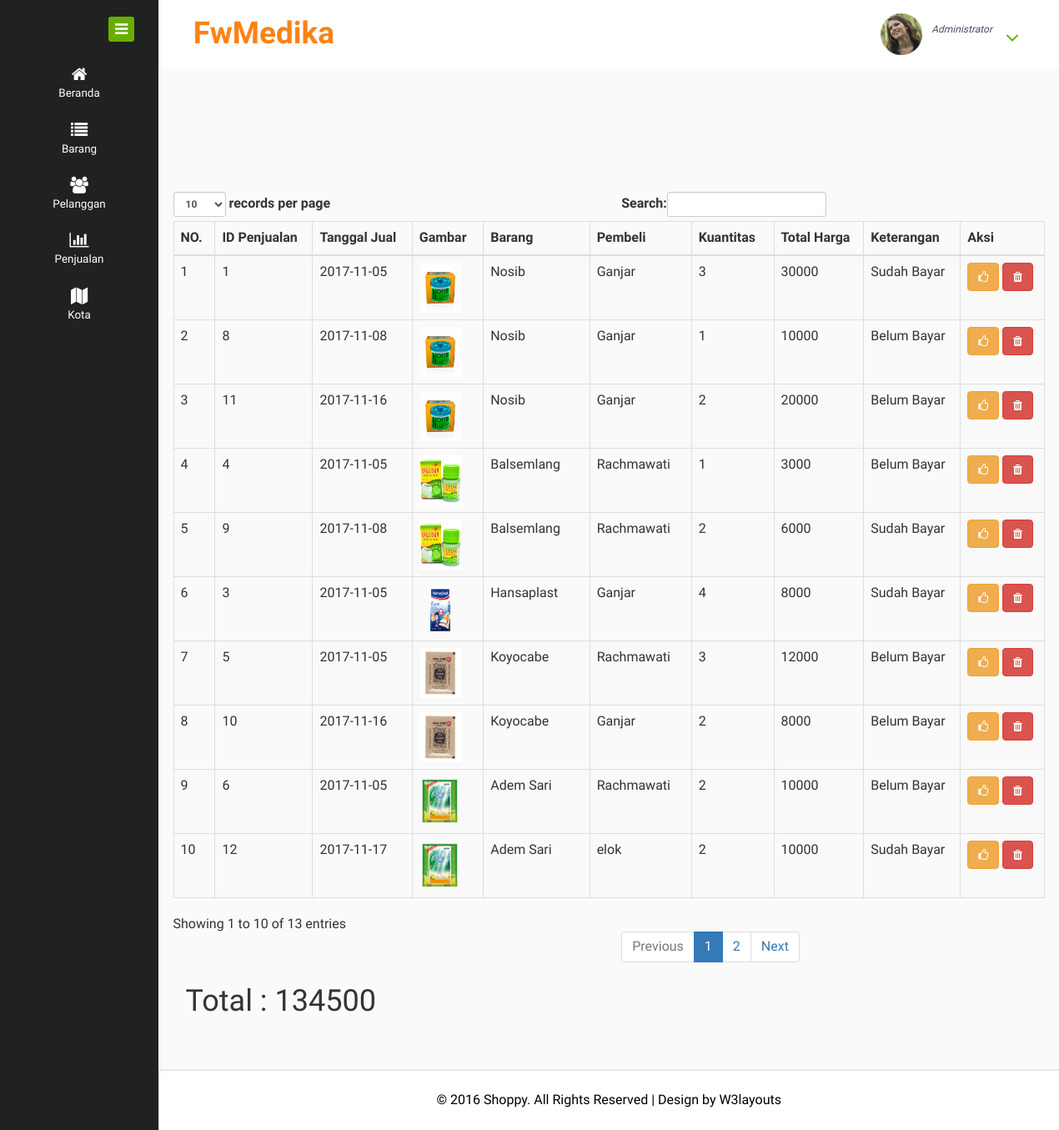
/index.php/penjualan, run on the app's committed database.
### tables this page shows
CREATE TABLE `penjualan` (
  `id_penjualan` int(20) NOT NULL,
  `id` int(11) NOT NULL,
  `email_pelanggan` varchar(255) NOT NULL,
  `jumlah_beli` int(20) NOT NULL,
  `totalHarga` int(20) NOT NULL,
  `tanggal_jual` date NOT NULL,
  `ket` varchar(255) NOT NULL
);

CREATE TABLE `barang` (
  `id` int(11) NOT NULL,
  `nama_barang` varchar(255) NOT NULL,
  `deskripsi_barang` varchar(255) NOT NULL,
  `harga` float NOT NULL,
  `stok_barang` int(255) NOT NULL,
  `gambar` varchar(255) NOT NULL
);

CREATE TABLE `pelanggan` (
  `email_pelanggan` varchar(255) NOT NULL,
  `namaD_pelanggan` varchar(255) NOT NULL,
  `namaB_pelanggan` varchar(255) NOT NULL,
  `pass_pelanggan` varchar(255) NOT NULL,
  `alamat_pelanggan` varchar(255) NOT NULL,
  `id_kota` int(11) NOT NULL
);

### application/controllers/Penjualan.php (called while the page is built, shortened)
<?php
class Penjualan extends CI_Controller
{
	function __construct(){
		$this->load->model('Queryeksekusi');
	}
	function index(){
		$data['data_penjualan']=$this->Queryeksekusi->SelectPenjualan();
		$this->load->view('HalamanAdmin/Penjualan/penjualan_list_admin',$data);
	}
}
?>

### index.php (called while the page is built, shortened)
<?php
require_once BASEPATH.'core/CodeIgniter.php';

### application/models/Queryeksekusi.php (called while the page is built, shortened)
<?php
class Queryeksekusi extends CI_Model
{
	public $table_penjualan		= 'penjualan';
	function SelectPenjualan(){
		$this->db->distinct();
 		$this->db->select('p.id_penjualan, p.tanggal_jual, b.gambar, b.nama_barang, pe.namaD_pelanggan,p.jumlah_beli, p.totalHarga, p.ket');
 		$this->db->from('penjualan p');
 		$this->db->join('barang b', 'b.id = p.id');
 		$this->db->join('pelanggan pe', 'pe.email_pelanggan = p.email_pelanggan');
 		return $this->db->get($this->table_penjualan)->result();
	}
}
?>

### application/views/HalamanAdmin/Penjualan/penjualan_list_admin.php (the view, shortened to what this page needs)
<!DOCTYPE HTML>
<html>
<head>
</head>
<body>
	<div class="page-container">
		<div class="left-content">
			<div class="mother-grid-inner">
				<div class="inner-block">
					<div class="row">
						<div class="col-md-12 text-right">
						</div>
					</div>
					<div class="row">
						<table id="example" class="table table-striped table-bordered">
							<thead>
								<tr>
									<th>NO.</th>
									<th>ID Penjualan</th>
									<th>Tanggal Jual</th>
									<th>Gambar</th>
									<th>Barang</th>
									<th>Pembeli</th>
									<th>Kuantitas</th>
									<th>Total Harga</th>
									<th>Keterangan</th>
									<th>Aksi</th>
								</tr>
							</thead>
							<tbody>
								<?php foreach ($data_penjualan as $key => $row) { ?>
								<tr>
									<td><?php echo $key+1;?></td>
									<td><?php echo $row->id_penjualan;?></td>
									<td><?php echo $row->tanggal_jual; ?></td>
									<td><img height="60" width="50" title=" " alt=" " src="<?php echo base_url()."assets/images/".$row->gambar;?>" /></td>
									<td><?php echo $row->nama_barang; ?></td>
									<td><?php echo $row->namaD_pelanggan; ?></td>
									<td><?php echo $row->jumlah_beli; ?></td>
									<td><?php echo $row->totalHarga;?></td>
									<td><?php echo $row->ket;?></td>
									<td>
										<?php
										echo anchor(site_url('Penjualan/updateKet/'.$row->id_penjualan), '<i class ="fa fa-thumbs-o-up"></i>', 'class="btn btn-warning"');
										?>
										<?php
										echo anchor(site_url('Penjualan/deletePenjualan/'.$row->id_penjualan), '<i class ="fa fa-trash"></i>', 'class="btn btn-danger"');
										?>
									</td>
								</tr>
								<?php } ?>
							</tbody>
						</table>
					</div>
					<?php
					$keuntungan = 0;
					foreach ($data_penjualan as $key => $row) {
						$keuntungan += $row->totalHarga;
					}
					?>
					<h1>Total : <?php echo "$keuntungan</h1>" ?>
				</div>
			</div>
		</div>
	</div>
</body>
</html>

### data on the page
penjualan: id_penjualan "1", tanggal_jual "2017-11-05", id.gambar (picture), id.nama_barang "Nosib", email_pelanggan.namaD_pelanggan "Ganjar", jumlah_beli "3", totalHarga "30000", ket "Sudah Bayar"
penjualan: id_penjualan "8", tanggal_jual "2017-11-08", id.gambar (picture), id.nama_barang "Nosib", email_pelanggan.namaD_pelanggan "Ganjar", jumlah_beli "1", totalHarga "10000", ket "Belum Bayar"
penjualan: id_penjualan "11", tanggal_jual "2017-11-16", id.gambar (picture), id.nama_barang "Nosib", email_pelanggan.namaD_pelanggan "Ganjar", jumlah_beli "2", totalHarga "20000", ket "Belum Bayar"
penjualan: id_penjualan "4", tanggal_jual "2017-11-05", id.gambar (picture), id.nama_barang "Balsemlang", email_pelanggan.namaD_pelanggan "Rachmawati", jumlah_beli "1", totalHarga "3000", ket "Belum Bayar"
penjualan: id_penjualan "9", tanggal_jual "2017-11-08", id.gambar (picture), id.nama_barang "Balsemlang", email_pelanggan.namaD_pelanggan "Rachmawati", jumlah_beli "2", totalHarga "6000", ket "Sudah Bayar"
penjualan: id_penjualan "3", tanggal_jual "2017-11-05", id.gambar (picture), id.nama_barang "Hansaplast", email_pelanggan.namaD_pelanggan "Ganjar", jumlah_beli "4", totalHarga "8000", ket "Sudah Bayar"
penjualan: id_penjualan "5", tanggal_jual "2017-11-05", id.gambar (picture), id.nama_barang "Koyocabe", email_pelanggan.namaD_pelanggan "Rachmawati", jumlah_beli "3", totalHarga "12000", ket "Belum Bayar"
penjualan: id_penjualan "10", tanggal_jual "2017-11-16", id.gambar (picture), id.nama_barang "Koyocabe", email_pelanggan.namaD_pelanggan "Ganjar", jumlah_beli "2", totalHarga "8000", ket "Belum Bayar"
penjualan: id_penjualan "6", tanggal_jual "2017-11-05", id.gambar (picture), id.nama_barang "Adem Sari", email_pelanggan.namaD_pelanggan "Rachmawati", jumlah_beli "2", totalHarga "10000", ket "Belum Bayar"
penjualan: id_penjualan "12", tanggal_jual "2017-11-17", id.gambar (picture), id.nama_barang "Adem Sari", email_pelanggan.namaD_pelanggan "elok", jumlah_beli "2", totalHarga "10000", ket "Sudah Bayar"

### other printed values
$keuntungan "134500"
